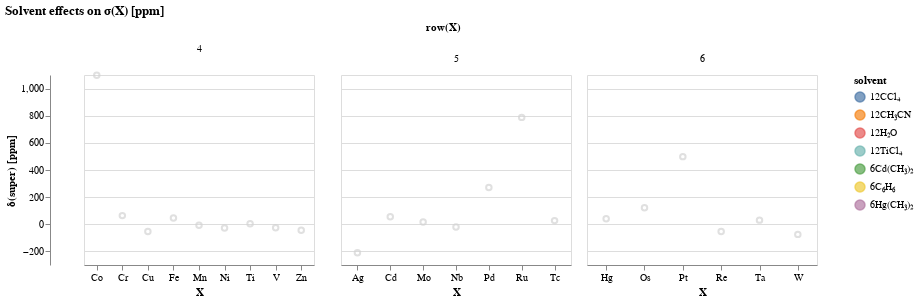

Write notebook code for a chart like this one.
### Markdown cell above
We measure solvent effects at a given approximation by $\delta$. If we want to focus on one approximation, for instance on $\delta_{super}$ (the total solvent effects), we can first show the dependence of $\delta_{super}$ on the row of the periodic table to which the nucleus of interest belongs, and on the solvent used. 

First, let's focus on results from one software, specifically from ADF. In plots below, when we hover over the point, the color of that point indicates the solvent.

### Code cell
def plot_single_delta(df, ydata):

    hover = alt.selection_single(on='mouseover', nearest=True, empty='none')

    base = alt.Chart(df).encode(
        x=alt.X('mol:O',
            axis=alt.Axis(title="X",labelAngle=0)
           ),
        y=alt.Y('solveff',
                axis=alt.Axis(title="δ(super) [ppm]", 
                              format=",.0f")
               ),
        color=alt.condition(hover, 'solvent:N', alt.value('lightgray'))
    ).properties(
    width=230,
    height=190,
    )

    points = base.mark_point().add_selection(
        hover
    )

    text = base.mark_text(dy=-5).encode(
        text = 'complex:N',
        opacity = alt.condition(hover, alt.value(1), alt.value(0))
    )
    return points, text


def def_layer(points, text, plot_title):
    mol_selected=alt.selection_multi(fields=['row'], bind='legend')
    layer=alt.layer(points, text).facet(
        facet=alt.Facet('row:N', title='row(X)'),
        spacing=-40,
        title=plot_title
    )
    layer=layer.add_selection(mol_selected).transform_filter(mol_selected)
    layer=layer.resolve_scale(x='independent')
    
    return layer


delta_points, delta_text=plot_single_delta(df_adf_all, 'value')
layer=def_layer(delta_points, delta_text, 'Solvent effects on σ(X) [ppm]')
layer

### Figure 1 — Vega-Lite specification as saved in the notebook (floating-point values rounded to 4 significant figures)
{"config": {"view": {"continuousWidth": 400, "continuousHeight": 300}}, "data": {"name": "data-82ba65b3d3f73062f9b09b91098cd11b"}, "facet": {"type": "nominal", "field": "row", "title": "row(X)"}, "spec": {"layer": [{"mark": "point", "encoding": {"color": {"condition": {"type": "nominal", "field": "solvent", "selection": "selector080"}, "value": "lightgray"}, "x": {"type": "ordinal", "axis": {"labelAngle": 0, "title": "X"}, "field": "mol"}, "y": {"type": "quantitative", "axis": {"format": ",.0f", "title": "δ(super) [ppm]"}, "field": "solveff"}}, "height": 190, "selection": {"selector080": {"type": "single", "on": "mouseover", "nearest": true, "empty": "none"}, "selector081": {"type": "multi", "fields": ["row"], "bind": "legend"}}, "width": 230}, {"mark": {"type": "text", "dy": -5}, "encoding": {"color": {"condition": {"type": "nominal", "field": "solvent", "selection": "selector080"}, "value": "lightgray"}, "opacity": {"condition": {"value": 1, "selection": "selector080"}, "value": 0}, "text": {"type": "nominal", "field": "complex"}, "x": {"type": "ordinal", "axis": {"labelAngle": 0, "title": "X"}, "field": "mol"}, "y": {"type": "quantitative", "axis": {"format": ",.0f", "title": "δ(super) [ppm]"}, "field": "solveff"}}, "height": 190, "width": 230}]}, "resolve": {"scale": {"x": "independent"}}, "spacing": -40, "title": "Solvent effects on σ(X) [ppm]", "transform": [{"filter": {"selection": "selector081"}}], "$schema": "https://vega.github.io/schema/vega-lite/v4.8.1.json", "datasets": {"data-82ba65b3d3f73062f9b09b91098cd11b": [{"mol": "Ti", "x_labels": "Ti", "where": "SO-ZORA", "solveff": 4.3, "row": 4, "charge": 0, "solvent": "12TiCl₄", "complex": "TiCl₄ + 12TiCl₄", "delta1": 22.18, "delta2": 21.68, "delta3": 21.85, "delta4": 4.3, "Delta1": 22.18, "Delta2": -0.5, "Delta3": 0.17, "Delta4": -17.55, "d1": -0.02176, "d2": -0.02115, "d3": -0.02136, "d4": -0.0}, {"mol": "V", "x_labels": "V", "where": "SO-ZORA", "solveff": -25.33, "row": 4, "charge": 0, "solvent": "6C₆H₆", "complex": "VOCl₃ + 6C₆H₆", "delta1": 2.814, "delta2": 1.017, "delta3": -0.105, "delta4": -25.33, "Delta1": 2.814, "Delta2": -1.797, "Delta3": -1.122, "Delta4": -25.23, "d1": -0.01513, "d2": -0.01417, "d3": -0.01356, "d4": -0.0}, {"mol": "Cr", "x_labels": "Cr", "where": "SO-ZORA", "solveff": 63.86, "row": 4, "charge": -2, "solvent": "12H₂O", "complex": "CrO₄²⁻ + 12H₂O", "delta1": 123.0, "delta2": 104.0, "delta3": 76.65, "delta4": 63.86, "Delta1": 123.0, "Delta2": -19.01, "Delta3": -27.39, "Delta4": -12.8, "d1": -0.02171, "d2": -0.01474, "d3": -0.004694, "d4": -0.0}, {"mol": "Mn", "x_labels": "Mn", "where": "SO-ZORA", "solveff": -7.242, "row": 4, "charge": -1, "solvent": "12H₂O", "complex": "MnO₄⁻ + 12H₂O", "delta1": 35.49, "delta2": 29.14, "delta3": 15.23, "delta4": -7.242, "Delta1": 35.49, "Delta2": -6.351, "Delta3": -13.91, "Delta4": -22.47, "d1": -0.01086, "d2": -0.009246, "d3": -0.005711, "d4": -0.0}, {"mol": "Fe", "x_labels": "Fe", "where": "SO-ZORA", "solveff": 47.11, "row": 4, "charge": 0, "solvent": "6C₆H₆", "complex": "Fe(CO)₅ + 6C₆H₆", "delta1": 67.43, "delta2": 65.41, "delta3": 64.57, "delta4": 47.11, "Delta1": 67.43, "Delta2": -2.017, "Delta3": -0.841, "Delta4": -17.46, "d1": -0.008717, "d2": -0.007852, "d3": -0.007491, "d4": -0.0}, {"mol": "Co", "x_labels": "Co", "where": "SO-ZORA", "solveff": 1097.0, "row": 4, "charge": -3, "solvent": "12H₂O", "complex": "Co(CN)₆³⁻ + 12H₂O", "delta1": 1098.0, "delta2": 1128.0, "delta3": 1124.0, "delta4": 1097.0, "Delta1": 1098.0, "Delta2": 29.28, "Delta3": -3.119, "Delta4": -27.11, "d1": -0.0001645, "d2": -0.005234, "d3": -0.004694, "d4": -0.0}, {"mol": "Ni", "x_labels": "Ni", "where": "SO-ZORA", "solveff": -27.54, "row": 4, "charge": 0, "solvent": "6C₆H₆", "complex": "Ni(CO)₄ + 6C₆H₆", "delta1": -9.36, "delta2": -17.95, "delta3": -21.46, "delta4": -27.54, "Delta1": -9.36, "Delta2": -8.592, "Delta3": -3.505, "Delta4": -6.087, "d1": -0.01116, "d2": -0.005885, "d3": -0.003735, "d4": -0.0}, {"mol": "Cu", "x_labels": "Cu", "where": "SO-ZORA", "solveff": -53.46, "row": 4, "charge": 1, "solvent": "12CH₃CN", "complex": "Cu(CH₃CN)₄⁺ + 12CH₃CN", "delta1": -23.3, "delta2": -44.89, "delta3": -47.87, "delta4": -53.46, "Delta1": -23.3, "Delta2": -21.59, "Delta3": -2.983, "Delta4": -5.593, "d1": 0.0632, "d2": 0.01797, "d3": 0.01172, "d4": 0.0}, {"mol": "Zn", "x_labels": "Zn", "where": "SO-ZORA", "solveff": -43.15, "row": 4, "charge": 2, "solvent": "12H₂O", "complex": "Zn(H₂O)₆²⁺ + 12H₂O", "delta1": -29.68, "delta2": -30.29, "delta3": -30.12, "delta4": -43.15, "Delta1": -29.68, "Delta2": -0.611, "Delta3": 0.171, "Delta4": -13.03, "d1": 0.007035, "d2": 0.006715, "d3": 0.006805, "d4": 0.0}, {"mol": "Nb", "x_labels": "Nb", "where": "SO-ZORA", "solveff": -19.51, "row": 5, "charge": -1, "solvent": "12CH₃CN", "complex": "NbCl₆⁻ + 12CH₃CN", "delta1": 15.89, "delta2": 3.21, "delta3": 0.179, "delta4": -19.51, "Delta1": 15.89, "Delta2": -12.68, "Delta3": -3.031, "Delta4": -19.69, "d1": -0.1114, "d2": -0.07148, "d3": -0.06194, "d4": -0.0}, {"mol": "Mo", "x_labels": "Mo", "where": "SO-ZORA", "solveff": 16.26, "row": 5, "charge": -2, "solvent": "12H₂O", "complex": "MoO₄²⁻ + 12H₂O", "delta1": 69.5, "delta2": 57.48, "delta3": 38.01, "delta4": 16.26, "Delta1": 69.5, "Delta2": -12.02, "Delta3": -19.47, "Delta4": -21.75, "d1": -0.09522, "d2": -0.07372, "d3": -0.0389, "d4": -0.0}, {"mol": "Tc", "x_labels": "Tc", "where": "SO-ZORA", "solveff": 26.99, "row": 5, "charge": -1, "solvent": "12H₂O", "complex": "TcO₄⁻ + 12H₂O", "delta1": 22.69, "delta2": 28.88, "delta3": 23.9, "delta4": 26.99, "Delta1": 22.69, "Delta2": 6.184, "Delta3": -4.982, "Delta4": 3.092, "d1": 0.003026, "d2": -0.001332, "d3": 0.002179, "d4": -0.0}, {"mol": "Ru", "x_labels": "Ru", "where": "SO-ZORA", "solveff": 787.8, "row": 5, "charge": -4, "solvent": "12H₂O", "complex": "Ru(CN)₆⁴⁻ + 12H₂O", "delta1": 828.1, "delta2": 831.8, "delta3": 834.2, "delta4": 787.8, "Delta1": 828.1, "Delta2": 3.637, "Delta3": 2.412, "Delta4": -46.41, "d1": -0.04974, "d2": -0.05423, "d3": -0.0572, "d4": -0.0}, {"mol": "Pd", "x_labels": "Pd", "where": "SO-ZORA", "solveff": 271.0, "row": 5, "charge": -2, "solvent": "12H₂O", "complex": "PdCl₆²⁻ + 12H₂O", "delta1": 202.9, "delta2": 238.6, "delta3": 270.5, "delta4": 271.0, "Delta1": 202.9, "Delta2": 35.67, "Delta3": 31.89, "Delta4": 0.485, "d1": 0.04305, "d2": 0.02048, "d3": 0.0003068, "d4": -0.0}, {"mol": "Ag", "x_labels": "Ag", "where": "SO-ZORA", "solveff": -210.2, "row": 5, "charge": 1, "solvent": "12H₂O", "complex": "Ag(H₂O)₄⁺ + 12H₂O", "delta1": -175.0, "delta2": -174.3, "delta3": -173.4, "delta4": -210.2, "Delta1": -175.0, "Delta2": 0.772, "Delta3": 0.835, "Delta4": -36.73, "d1": 0.008141, "d2": 0.00832, "d3": 0.008513, "d4": 0.0}, {"mol": "Cd", "x_labels": "Cd", "where": "SO-ZORA", "solveff": 54.9, "row": 5, "charge": 0, "solvent": "6Cd(CH₃)₂", "complex": "Cd(CH₃)₂ + 6Cd(CH₃)₂", "delta1": 6.982, "delta2": 22.72, "delta3": 46.82, "delta4": 54.9, "Delta1": 6.982, "Delta2": 15.74, "Delta3": 24.1, "Delta4": 8.08, "d1": -0.01386, "d2": -0.009311, "d3": -0.002338, "d4": 0.0}, {"mol": "Ta", "x_labels": "Ta", "where": "SO-ZORA", "solveff": 30.63, "row": 6, "charge": -1, "solvent": "12CH₃CN", "complex": "TaCl₆⁻ + 12CH₃CN", "delta1": 11.59, "delta2": -6.849, "delta3": -11.6, "delta4": 30.63, "Delta1": 11.59, "Delta2": -18.44, "Delta3": -4.747, "Delta4": 42.23, "d1": -0.005583, "d2": -0.01099, "d3": -0.01238, "d4": 0.0}, {"mol": "W", "x_labels": "W", "where": "SO-ZORA", "solveff": -74.4, "row": 6, "charge": -2, "solvent": "12H₂O", "complex": "WO₄²⁻ + 12H₂O", "delta1": 85.21, "delta2": 52.39, "delta3": 25.1, "delta4": -74.4, "Delta1": 85.21, "Delta2": -32.82, "Delta3": -27.3, "Delta4": -99.5, "d1": 0.05317, "d2": 0.04224, "d3": 0.03314, "d4": 0.0}, {"mol": "Re", "x_labels": "Re", "where": "SO-ZORA", "solveff": -52.82, "row": 6, "charge": -1, "solvent": "12H₂O", "complex": "ReO₄⁻ + 12H₂O", "delta1": 21.61, "delta2": 11.56, "delta3": 2.737, "delta4": -52.82, "Delta1": 21.61, "Delta2": -10.05, "Delta3": -8.819, "Delta4": -55.56, "d1": 0.03932, "d2": 0.03401, "d3": 0.02936, "d4": 0.0}, {"mol": "Os", "x_labels": "Os", "where": "SO-ZORA", "solveff": 121.2, "row": 6, "charge": 0, "solvent": "12CCl₄", "complex": "OsO₄ + 12CCl₄", "delta1": 132.7, "delta2": 135.6, "delta3": 137.6, "delta4": 121.2, "Delta1": 132.7, "Delta2": 2.826, "Delta3": 2.027, "Delta4": -16.41, "d1": 0.009486, "d2": 0.01181, "d3": 0.01347, "d4": 0.0}, {"mol": "Pt", "x_labels": "Pt", "where": "SO-ZORA", "solveff": 498.5, "row": 6, "charge": -2, "solvent": "12H₂O", "complex": "PtCl₆²⁻ + 12H₂O", "delta1": 292.3, "delta2": 371.2, "delta3": 428.1, "delta4": 498.5, "Delta1": 292.3, "Delta2": 78.86, "Delta3": 56.9, "Delta4": 70.43, "d1": -0.1094, "d2": -0.06754, "d3": -0.03736, "d4": 0.0}, {"mol": "Hg", "x_labels": "Hg", "where": "SO-ZORA", "solveff": 40.08, "row": 6, "charge": 0, "solvent": "6Hg(CH₃)₂", "complex": "Hg(CH₃)₂ + 6Hg(CH₃)₂", "delta1": 31.95, "delta2": 67.2, "delta3": 95.47, "delta4": 40.08, "Delta1": 31.95, "Delta2": 35.25, "Delta3": 28.28, "Delta4": -55.4, "d1": -0.0009148, "d2": 0.003053, "d3": 0.006236, "d4": 0.0}]}}
